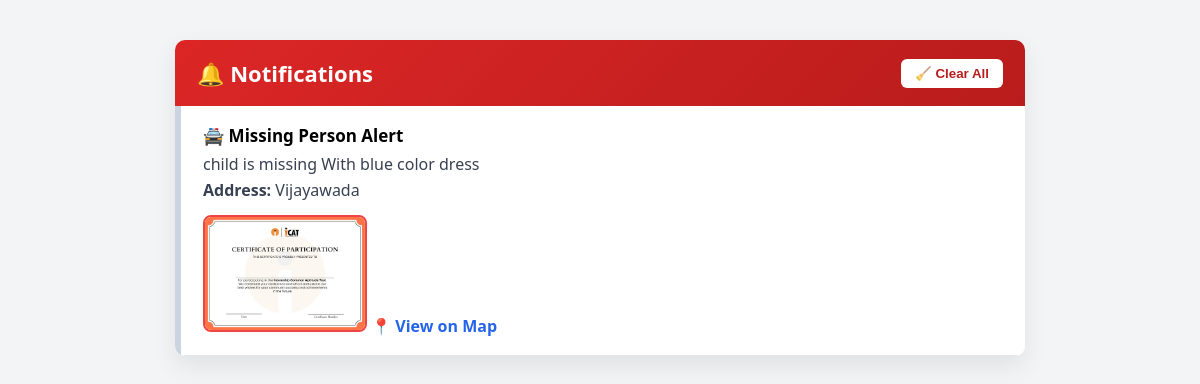
The app's page /notifications/ (signed in) with its own data.
### Alert_system/models.py (models this page shows, shortened)
class Notification(models.Model):
    user = models.ForeignKey(User, on_delete=models.CASCADE, related_name="notifications")
    title = models.CharField(max_length=255)
    message = models.TextField()
    address = models.TextField(blank=True)
    latitude = models.FloatField(null=True, blank=True)
    longitude = models.FloatField(null=True, blank=True)
    public_alert = models.ForeignKey(
        "PolicePublicAlert",
        null=True,
        blank=True,
        on_delete=models.CASCADE
    )
    is_read = models.BooleanField(default=False)
    created_at = models.DateTimeField(auto_now_add=True)

class PolicePublicAlert(models.Model):
    police = models.ForeignKey(PoliceStation, on_delete=models.CASCADE)
    message = models.TextField()
    address = models.TextField()
    photo = models.ImageField(upload_to="missing_persons/", null=True, blank=True)
    latitude = models.FloatField()
    longitude = models.FloatField()
    created_at = models.DateTimeField(auto_now_add=True)

### Alert_system/views.py (the view)
# urls.py: path("notifications/", views.notifications, name="notifications"),
@login_required
def notifications(request):
    notes = request.user.notifications.order_by("-created_at")
    request.user.notifications.filter(is_read=False).update(is_read=True)
    return render(request, "notifications.html", {
        "notifications": notes
    })

### templates/notifications.html (shortened to what this page needs)
{% load static %}
<!DOCTYPE html>
<html lang="en">
<head>
</head>
<body>
<div class="container">
    <div class="header">
        <h2>🔔 Notifications</h2>
        {% if notifications %}
        <form method="POST" action="{% url 'clear_notifications' %}">
            <button class="clear-btn">🧹 Clear All</button>
        </form>
        {% endif %}
    </div>
    {% for note in notifications %}
    <div class="notification {% if not note.is_read %}new{% endif %}">
        <h4>
            {{ note.title }}
        </h4>
        <p>{{ note.message }}</p>
        <p><strong>Address:</strong> {{ note.address }}</p>
        {% if note.public_alert and note.public_alert.photo %}
        <img src="{{ note.public_alert.photo.url }}"
            alt="Missing Person"
            style="
                width: 160px;
                margin-top: 10px;
                border-radius: 8px;
                border: 2px solid #ef4444;
            ">
        {% endif %}
        <a class="map-link" target="_blank"
           href="https://maps.google.com/?q={{ note.latitude }},{{ note.longitude }}">
            📍 View on Map
        </a>
    </div>
    {% empty %}
    <p class="empty">No notifications available 🚫</p>
    {% endfor %}
</div>
</body>
</html>

### templates/notifications.html (style rules this page uses)
body { font-family: "Segoe UI", Tahoma, sans-serif; background: #f3f4f6; margin: 0; padding: 0; }
.container { max-width: 850px; margin: 40px auto; background: #ffffff; border-radius: 10px; box-shadow: 0 10px 25px rgba(0,0,0,0.08); overflow: hidden; }
.header { display: flex; justify-content: space-between; align-items: center; padding: 18px 22px; background: linear-gradient(135deg, #dc2626, #b91c1c); color: white; }
.header h2 { margin: 0; font-size: 22px; }
.clear-btn { background: white; color: #b91c1c; border: none; padding: 7px 14px; border-radius: 6px; font-weight: bold; cursor: pointer; }
.notification { padding: 18px 22px; border-bottom: 1px solid #e5e7eb; border-left: 6px solid #cbd5e1; background: #ffffff; transition: transform 0.3s ease; }
.notification h4 { margin: 0 0 6px; font-size: 17px; display: flex; align-items: center; }
.notification p { margin: 4px 0; color: #374151; }
.map-link { display: inline-block; margin-top: 8px; text-decoration: none; color: #2563eb; font-weight: 600; }

### records on screen
Notification: title "🚔 Missing Person Alert", message "child is missing With blue color dress", address "Vijayawada", public_alert.photo (picture)
